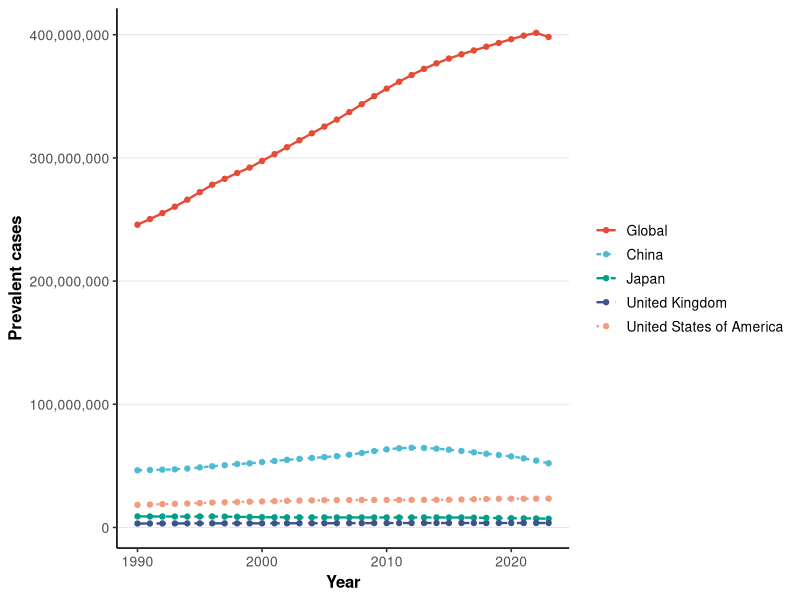
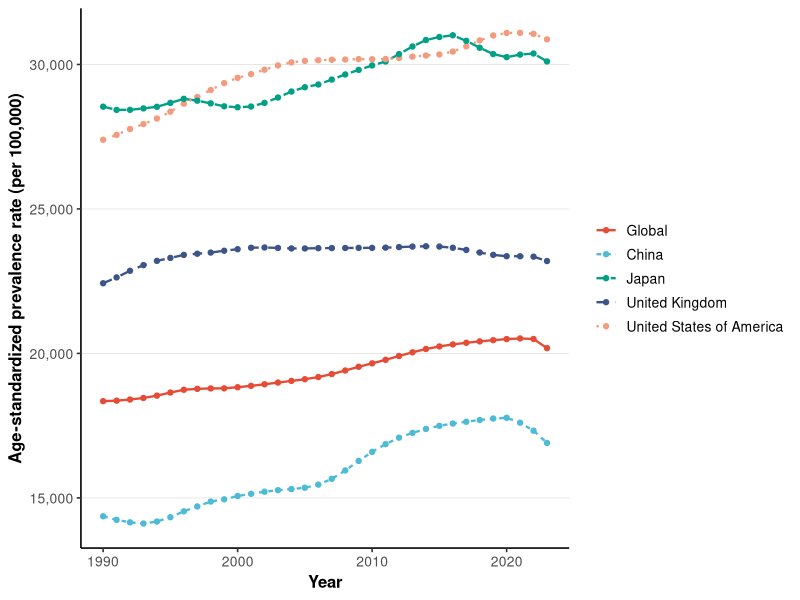
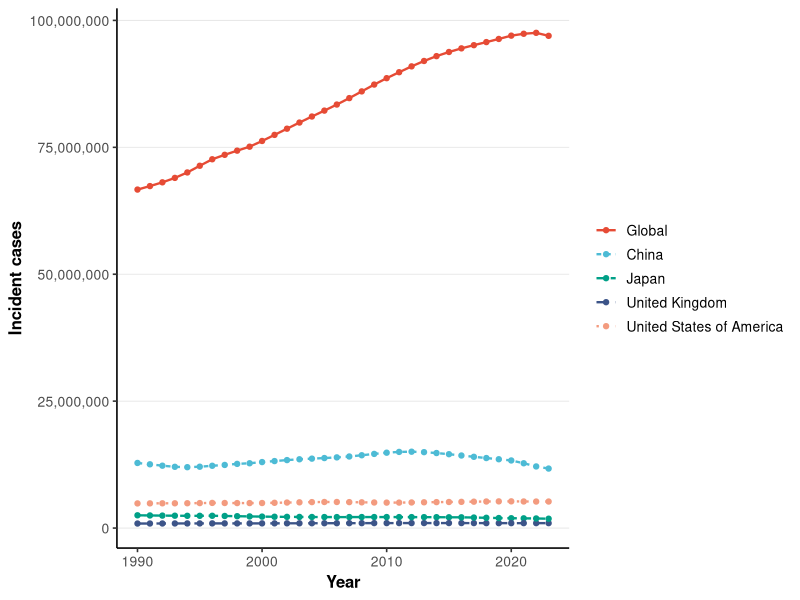
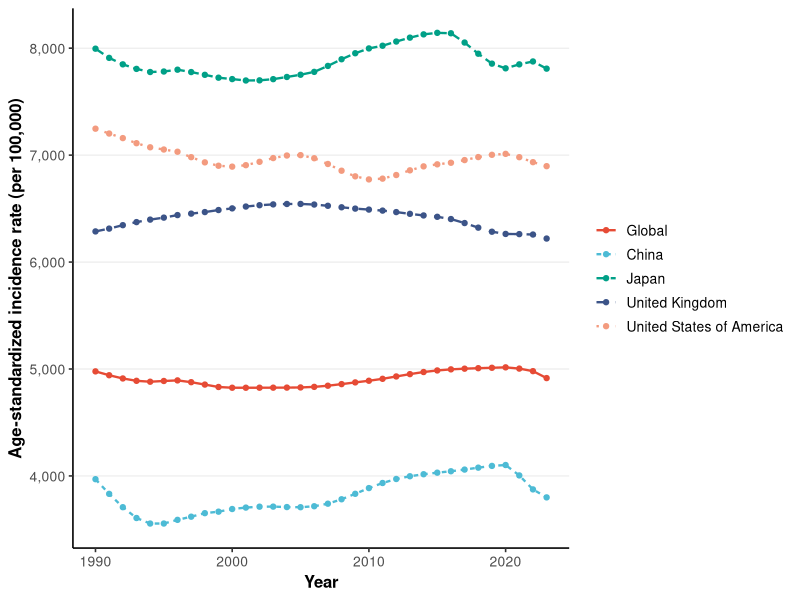
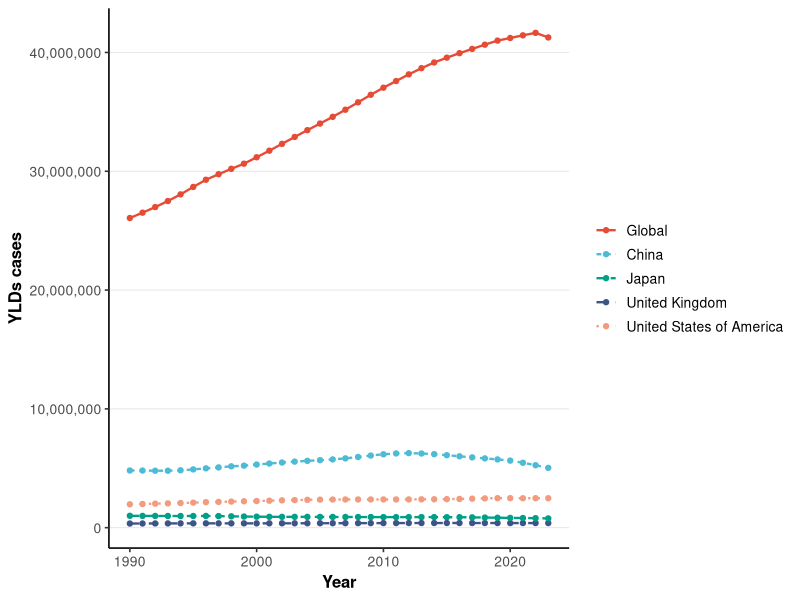
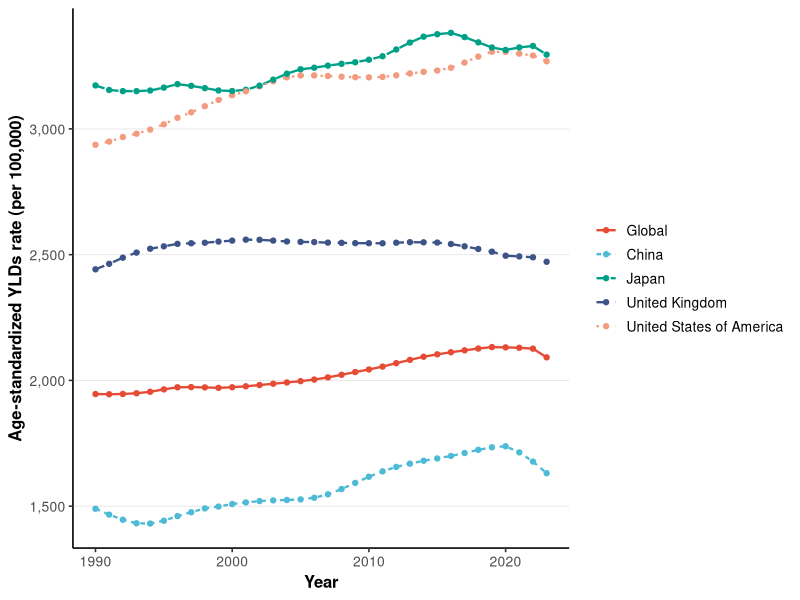

Generate these figures, in order, with R:
library(tidyverse)
library(scales)
library(ggsci)

setwd("D:\\R\\Musculoskeletal Disorders")
df <- read.csv("data1.csv", header = TRUE)

# ----- 定义地区顺序（按 location_id 1,6,67,95,102）-----
location_levels <- df %>%
  filter(location_id %in% c(1, 6, 67, 95, 102)) %>%
  distinct(location_id, location_name) %>%
  arrange(match(location_id, c(1, 6, 67, 95, 102))) %>%
  pull(location_name)

# -------------------- 图1：Prevalence Number --------------------
df1 <- df %>% 
  filter(measure_name == "Prevalence") %>% 
  filter(location_id %in% c(1, 6, 67, 95, 102)) %>% 
  filter(cause_name == "Musculoskeletal disorders") %>%   # 主疾病
  filter(age_id == 24) %>%   # 15-49岁
  filter(metric_name == "Number") %>% 
  filter(sex_name == "Female") %>%
  mutate(location_name = factor(location_name, levels = location_levels))

ggplot(df1, aes(x = year, y = val, color = location_name, linetype = location_name)) +
  geom_line(size = 0.8) +
  geom_point(size = 1.5) +
  theme_classic(base_size = 12) +
  labs(
    x = "Year",
    y = "Prevalent cases"   # 精简标签
  ) +
  scale_y_continuous(
    labels = label_number(accuracy = 1, big.mark = ",")
  ) +
  scale_color_npg() +
  theme(
    legend.position = "right",
    legend.title = element_blank(),
    legend.text = element_text(size = 10),
    axis.title = element_text(face = "bold"),
    axis.text = element_text(size = 10),
    panel.grid.major.y = element_line(color = "grey90", linewidth = 0.3)
  )

# -------------------- 图2：Prevalence Rate --------------------
df2 <- df %>% 
  filter(measure_name == "Prevalence") %>% 
  filter(location_id %in% c(1, 6, 67, 95, 102)) %>% 
  filter(cause_name == "Musculoskeletal disorders") %>% 
  filter(age_id == 24) %>% 
  filter(metric_name == "Rate") %>% 
  filter(sex_name == "Female") %>%
  mutate(location_name = factor(location_name, levels = location_levels))

ggplot(df2, aes(x = year, y = val, color = location_name, linetype = location_name)) +
  geom_line(size = 0.8) +
  geom_point(size = 1.5) +
  theme_classic(base_size = 12) +
  labs(
    x = "Year",
    y = "Age-standardized prevalence rate (per 100,000)"   # 精简标签
  ) +
  scale_y_continuous(
    labels = label_number(accuracy = 1, big.mark = ",")
  ) +
  scale_color_npg() +
  theme(
    legend.position = "right",
    legend.title = element_blank(),
    legend.text = element_text(size = 10),
    axis.title = element_text(face = "bold"),
    axis.text = element_text(size = 10),
    panel.grid.major.y = element_line(color = "grey90", linewidth = 0.3)
  )

# -------------------- 图3：Incidence Number --------------------
df3 <- df %>% 
  filter(measure_name == "Incidence") %>% 
  filter(location_id %in% c(1, 6, 67, 95, 102)) %>% 
  filter(cause_name == "Musculoskeletal disorders") %>% 
  filter(age_id == 24) %>% 
  filter(metric_name == "Number") %>% 
  filter(sex_name == "Female") %>%
  mutate(location_name = factor(location_name, levels = location_levels))

ggplot(df3, aes(x = year, y = val, color = location_name, linetype = location_name)) +
  geom_line(size = 0.8) +
  geom_point(size = 1.5) +
  theme_classic(base_size = 12) +
  labs(
    x = "Year",
    y = "Incident cases"   # 精简标签
  ) +
  scale_y_continuous(
    labels = label_number(accuracy = 1, big.mark = ",")
  ) +
  scale_color_npg() +
  theme(
    legend.position = "right",
    legend.title = element_blank(),
    legend.text = element_text(size = 10),
    axis.title = element_text(face = "bold"),
    axis.text = element_text(size = 10),
    panel.grid.major.y = element_line(color = "grey90", linewidth = 0.3)
  )

# -------------------- 图4：Incidence Rate --------------------
df4 <- df %>% 
  filter(measure_name == "Incidence") %>% 
  filter(location_id %in% c(1, 6, 67, 95, 102)) %>% 
  filter(cause_name == "Musculoskeletal disorders") %>% 
  filter(age_id == 24) %>% 
  filter(metric_name == "Rate") %>% 
  filter(sex_name == "Female") %>%
  mutate(location_name = factor(location_name, levels = location_levels))

ggplot(df4, aes(x = year, y = val, color = location_name, linetype = location_name)) +
  geom_line(size = 0.8) +
  geom_point(size = 1.5) +
  theme_classic(base_size = 12) +
  labs(
    x = "Year",
    y = "Age-standardized incidence rate (per 100,000)"   # 精简标签
  ) +
  scale_y_continuous(
    labels = label_number(accuracy = 1, big.mark = ",")
  ) +
  scale_color_npg() +
  theme(
    legend.position = "right",
    legend.title = element_blank(),
    legend.text = element_text(size = 10),
    axis.title = element_text(face = "bold"),
    axis.text = element_text(size = 10),
    panel.grid.major.y = element_line(color = "grey90", linewidth = 0.3)
  )

# -------------------- 图5：YLDs Number --------------------
df5 <- df %>% 
  filter(measure_name == "YLDs (Years Lived with Disability)") %>% 
  filter(location_id %in% c(1, 6, 67, 95, 102)) %>% 
  filter(cause_name == "Musculoskeletal disorders") %>% 
  filter(age_id == 24) %>% 
  filter(metric_name == "Number") %>% 
  filter(sex_name == "Female") %>%
  mutate(location_name = factor(location_name, levels = location_levels))

ggplot(df5, aes(x = year, y = val, color = location_name, linetype = location_name)) +
  geom_line(size = 0.8) +
  geom_point(size = 1.5) +
  theme_classic(base_size = 12) +
  labs(
    x = "Year",
    y = "YLDs cases"   # 精简标签（也可用 "YLDs (cases)"）
  ) +
  scale_y_continuous(
    labels = label_number(accuracy = 1, big.mark = ",")
  ) +
  scale_color_npg() +
  theme(
    legend.position = "right",
    legend.title = element_blank(),
    legend.text = element_text(size = 10),
    axis.title = element_text(face = "bold"),
    axis.text = element_text(size = 10),
    panel.grid.major.y = element_line(color = "grey90", linewidth = 0.3)
  )

# -------------------- 图6：YLDs Rate --------------------
df6 <- df %>% 
  filter(measure_name == "YLDs (Years Lived with Disability)") %>% 
  filter(location_id %in% c(1, 6, 67, 95, 102)) %>% 
  filter(cause_name == "Musculoskeletal disorders") %>% 
  filter(age_id == 24) %>% 
  filter(metric_name == "Rate") %>% 
  filter(sex_name == "Female") %>%
  mutate(location_name = factor(location_name, levels = location_levels))

ggplot(df6, aes(x = year, y = val, color = location_name, linetype = location_name)) +
  geom_line(size = 0.8) +
  geom_point(size = 1.5) +
  theme_classic(base_size = 12) +
  labs(
    x = "Year",
    y = "Age-standardized YLDs rate (per 100,000)"   # 精简标签
  ) +
  scale_y_continuous(
    labels = label_number(accuracy = 1, big.mark = ",")
  ) +
  scale_color_npg() +
  theme(
    legend.position = "right",
    legend.title = element_blank(),
    legend.text = element_text(size = 10),
    axis.title = element_text(face = "bold"),
    axis.text = element_text(size = 10),
    panel.grid.major.y = element_line(color = "grey90", linewidth = 0.3)
  )
